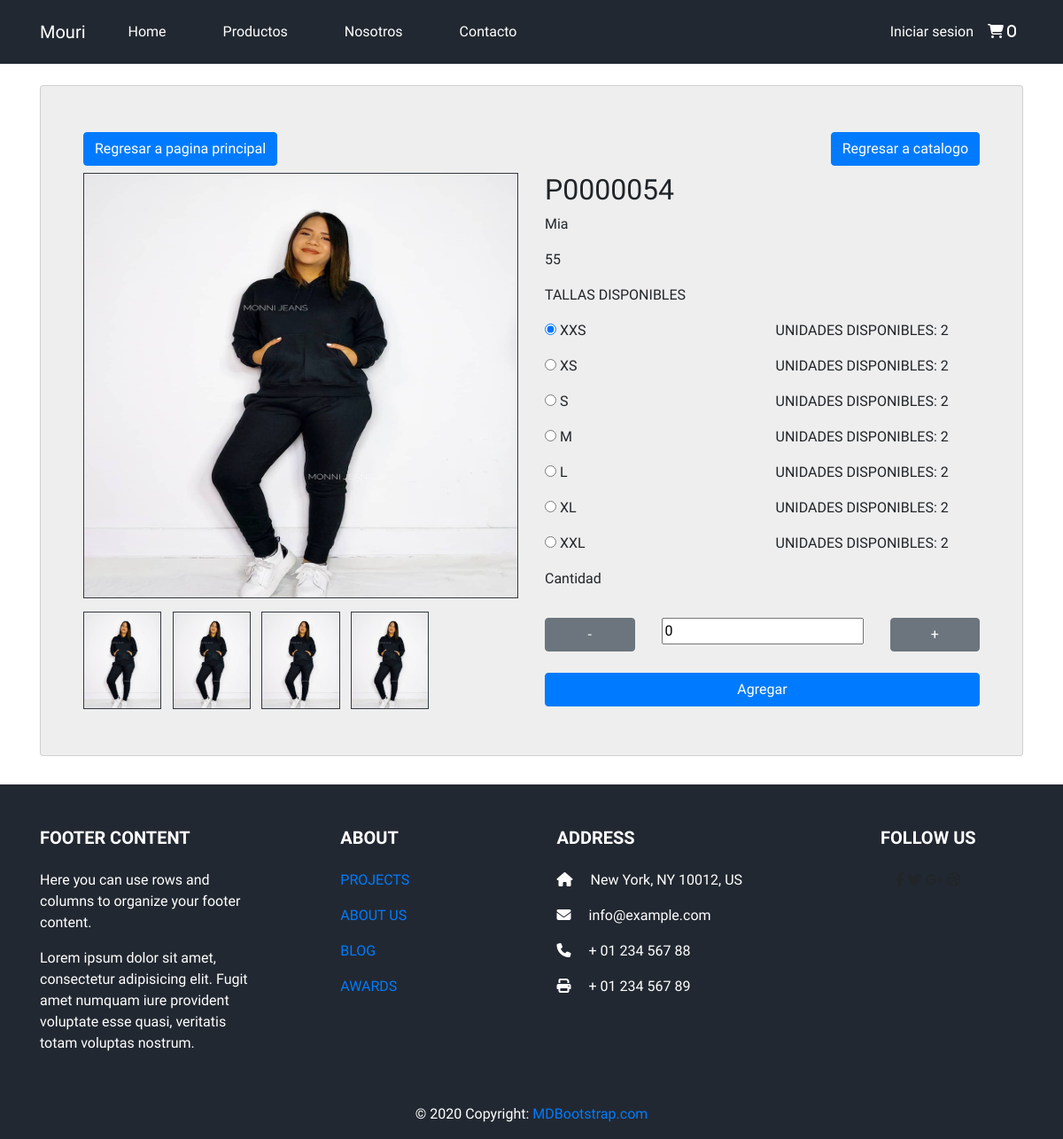
The app's page /?c=main&a=productDetail&id=P0000054 with its own data.
### tables this page shows
CREATE TABLE `products` (
  `PRODUCT_ID` varchar(250) NOT NULL,
  `PRODUCT_CATEGORY_ID` int(11) NOT NULL,
  `COLOR_ID` int(11) NOT NULL,
  `PRODUCT_NAME` varchar(250) NOT NULL,
  `PRODUCT_DESCRIPTION` varchar(250) NOT NULL,
  `STOCK_SIZE_XXS` int(11) NOT NULL,
  `STOCK_SIZE_XS` int(11) NOT NULL,
  `STOCK_SIZE_S` int(11) NOT NULL,
  `STOCK_SIZE_M` int(11) NOT NULL,
  `STOCK_SIZE_L` int(11) NOT NULL,
  `STOCK_SIZE_XL` int(11) NOT NULL,
  `STOCK_SIZE_XXL` int(11) NOT NULL,
  `PRODUCT_IMAGE_1` varchar(200) NOT NULL,
  `PRODUCT_IMAGE_2` varchar(200) NOT NULL,
  `PRODUCT_IMAGE_3` varchar(200) NOT NULL,
  `PRODUCT_IMAGE_4` varchar(200) NOT NULL,
  `PRODUCT_PRICE` int(11) NOT NULL,
  `DT_REGISTRY` datetime NOT NULL DEFAULT current_timestamp(),
  `DT_UPDATE` datetime DEFAULT NULL
);

### model/database.php (called while the page is built)
<?php
class Database
{
    public static function StartUp()
    {
        $host = 'localhost';
        $db = 'proyecto_evo';
        $user = 'root';
        $password = 'root';
        $pdo = new PDO('mysql:host=' . $host . ';dbname=' . $db . ';charset=utf8', $user, $password);
        $pdo->setAttribute(PDO::ATTR_ERRMODE, PDO::ERRMODE_EXCEPTION);
        return $pdo;
    }
}

### model/dao/Product.dao.php (called while the page is built, shortened)
<?php
class ProductDao
{
    private $pdo;
    public function __construct()
    {
        try {
            $this->pdo = Database::StartUp();
        } catch (Exception $e) {
            die($e->getMessage());
        }
    }
    public function getProductDetailById($id)
    {
        try {
            $stm = $this->pdo->prepare("SELECT * FROM products WHERE PRODUCT_ID = ?");
            $stm->execute(array($id));
            return $stm->fetchAll(PDO::FETCH_OBJ);
        } catch (Exception $e) {
            die($e->getMessage());
        }
    }
}

### view/main/productDetailPage.php (the view, shortened to what this page needs)
<div class="content">
    <form id="form" action="?c=Session&a=addToCart" method="post">
        <div class="container">
            <div class="card card_1">
                <div class="row my-1">
                    <div class="col">
                        <a href="?c=main&a=index" class="btn btn-primary float-left">Regresar a pagina principal</a>
                    </div>
                    <div class="col">
                        <a href="?c=main&a=productCatalog" class="btn btn-primary float-right">Regresar a catalogo</a>
                    </div>
                </div>
                <div class="row my-1">
                    <div class="preview col-md-6">
                        <div class="preview-pic tab-content">
                            <div class="tab-pane active" id="pic-1">
                                <img src="assets/productImages/<?php echo $producto[0]->PRODUCT_IMAGE_1 ?>" class="imagen_detalle border border-dark img-fluid" style="height:60vh" alt="Imagen" />
                            </div>
                            <ul class="preview-thumbnail nav nav-tabs">
                                <li class="active"><a data-target="#pic-1" data-toggle="tab"> <img src="assets/productImages/<?php echo $producto[0]->PRODUCT_IMAGE_1 ?>" class="imagen_detalle border border-dark img-fluid" /></a></li>
                                <li><a data-target="#pic-2" data-toggle="tab"> <img src="assets/productImages/<?php echo $producto[0]->PRODUCT_IMAGE_2 ?>" class="imagen_detalle  border border-dark img-fluid" /></a></li>
                                <li><a data-target="#pic-3" data-toggle="tab"> <img src="assets/productImages/<?php echo $producto[0]->PRODUCT_IMAGE_3 ?>" class="imagen_detalle  border border-dark img-fluid" /></a></li>
                                <li><a data-target="#pic-4" data-toggle="tab"> <img src="assets/productImages/<?php echo $producto[0]->PRODUCT_IMAGE_4 ?>" class="imagen_detalle  border border-dark img-fluid" /></a></li>
                            </ul>
                        </div>
                    </div>
                    <div class="col-md-6">
                        <h2><?php echo $producto[0]->PRODUCT_ID ?></h2>
                        <p><?php echo $producto[0]->PRODUCT_NAME ?></p>
                        <p><?php echo $producto[0]->PRODUCT_PRICE ?></p>
                        <p>TALLAS DISPONIBLES</p>
                        <?php
                        if ($producto[0]->STOCK_SIZE_XXS > 0) { ?>
                            <div class="row">
                                <div class="col">
                                    <input type="radio" id="xxs" name="size" value="XXS" checked>
                                    <label for="xxs" data-toggleXXtooltip" data-placement="top" title="<?php echo ($producto[0]->STOCK_SIZE_SSS) ?>">XXS</label><br>
                                </div>
                                <div class="col">
                                    <p><?php echo "UNIDADES DISPONIBLES: " . $producto[0]->STOCK_SIZE_XXS ?></p>
                                </div>
                            </div>
                        <?php
                        }
                        ?>
                        <?php
                        if ($producto[0]->STOCK_SIZE_XS > 0) { ?>
                            <div class="row">
                                <div class="col">
                                    <input type="radio" id="xs" name="size" value="XS">
                                    <label for="xs">XS</label><br>
                                </div>
                                <div class="col">
                                    <p><?php echo "UNIDADES DISPONIBLES: " .  $producto[0]->STOCK_SIZE_XS ?></p>
                                </div>
                            </div>
                        <?php
                        }
                        ?>
                        <?php
                        if ($producto[0]->STOCK_SIZE_S > 0) { ?>
                            <div class="row">
                                <div class="col">
                                    <input type="radio" id="s" name="size" value="S">
                                    <label for="s">S</label><br>
                                </div>
                                <div class="col">
                                    <p><?php echo "UNIDADES DISPONIBLES: " .  $producto[0]->STOCK_SIZE_S ?></p>
                                </div>
                            </div>
                        <?php
                        }
                        ?>
                        <?php
                        if ($producto[0]->STOCK_SIZE_M > 0) { ?>
                            <div class="row">
                                <div class="col">
                                    <input type="radio" id="m" name="size" value="M">
                                    <label for="m">M</label><br>
                                </div>
                                <div class="col">
                                    <p><?php echo "UNIDADES DISPONIBLES: " .  $producto[0]->STOCK_SIZE_M ?></p>
                                </div>
                            </div>
                        <?php
                        }
                        ?>
                        <?php
                        if ($producto[0]->STOCK_SIZE_L > 0) { ?>
                            <div class="row">
                                <div class="col">
                                    <input type="radio" id="l" name="size" value="L">
                                    <label for="l">L</label><br>
                                </div>
                                <div class="col">
                                    <p><?php echo "UNIDADES DISPONIBLES: " .  $producto[0]->STOCK_SIZE_L ?></p>
                                </div>
                            </div>
                        <?php
                        }
                        ?>
                        <?php
                        if ($producto[0]->STOCK_SIZE_XL > 0) { ?>
                            <div class="row">
                                <div class="col">
                                    <input type="radio" id="xl" name="size" value="XL">
                                    <label for="xl">XL</label><br>
                                </div>
                                <div class="col">
                                    <p><?php echo "UNIDADES DISPONIBLES: " .  $producto[0]->STOCK_SIZE_XL ?></p>
                                </div>
                            </div>
                        <?php
                        }
                        ?>
                        <?php
                        if ($producto[0]->STOCK_SIZE_XXL > 0) { ?>
                            <div class="row">
                                <div class="col">
                                    <input type="radio" id="xxl" name="size" value="XXL">
                                    <label for="xxl">XXL</label><br>
                                </div>
                                <div class="col">
                                    <p><?php echo "UNIDADES DISPONIBLES: " .  $producto[0]->STOCK_SIZE_XXL ?></p>
                                </div>
                            </div>
                        <?php
                        }
                        ?>
                        <label for="">Cantidad</label>
                        <div class="row text-center my-4">
                            <div class="col">
                                <button type="button" class="btn btn-secondary btn-block" onclick="dec('quantity')">-</button>
                            </div>
                            <div class="col">
                                <input name="quantity" type="text form-control" readonly value="0">
                            </div>
                            <div class="col">
                                <button type="button" class="btn btn-secondary btn-block" onclick="inc('quantity')">+</button>
                            </div>
                        </div>
                        <button type="submit" class="btn btn-primary btn-block">Agregar</button>
                    </div>
                </div>
            </div>
        </div>
    </form>
</div>

### records on screen
products: PRODUCT_IMAGE_1 (picture), PRODUCT_IMAGE_2 (picture), PRODUCT_IMAGE_3 (picture), PRODUCT_IMAGE_4 (picture), PRODUCT_ID "P0000054", PRODUCT_NAME "Mia", PRODUCT_PRICE "55", STOCK_SIZE_XXS "2", STOCK_SIZE_XS "2", STOCK_SIZE_S "2", STOCK_SIZE_M "2", STOCK_SIZE_L "2", STOCK_SIZE_XL "2", STOCK_SIZE_XXL "2"
